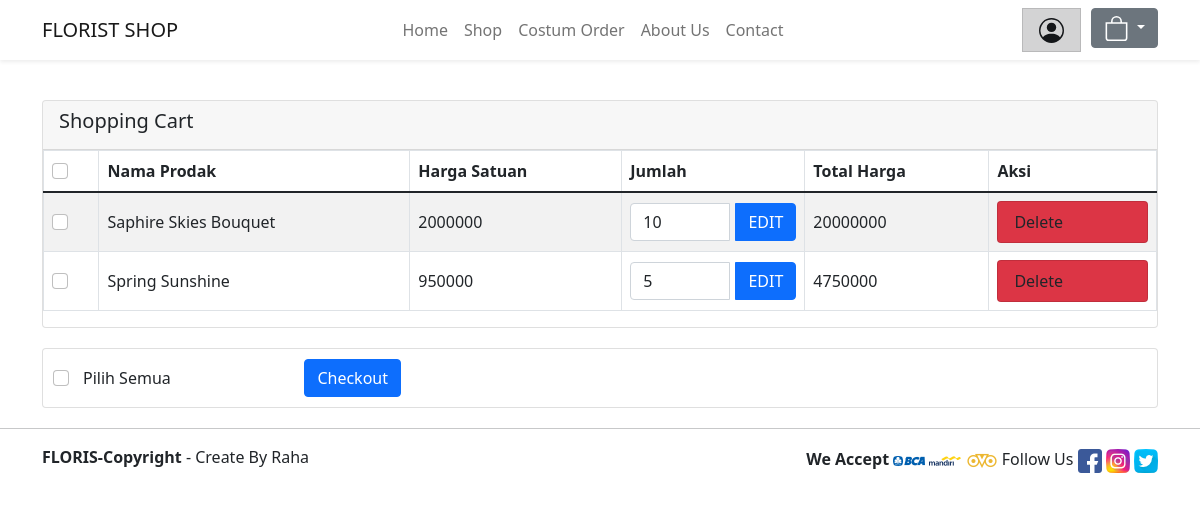
The app's page /cart.php (signed in) with its own data.
### tables this page shows
CREATE TABLE `cart` (
  `id_cart` int(11) NOT NULL,
  `id_user` varchar(20) DEFAULT NULL,
  `id_bunga` varchar(20) DEFAULT NULL,
  `gb_bunga` varchar(255) DEFAULT NULL,
  `jumlah` int(11) DEFAULT NULL,
  `harga_cart` int(11) DEFAULT NULL COMMENT 'Total Harga cart'
);

CREATE TABLE `prodak_bunga` (
  `id_bunga` varchar(20) NOT NULL,
  `id_kategori` varchar(20) NOT NULL,
  `nama_bunga` varchar(255) NOT NULL,
  `harga` int(11) NOT NULL,
  `stok` int(11) NOT NULL,
  `gb_bunga` varchar(200) DEFAULT NULL,
  `created_at` datetime NOT NULL,
  `deskripsi` text NOT NULL
);

### koneksi.php (called while the page is built, shortened)
<?php
$conn = mysqli_connect("localhost", "root", "", "florist");
function query($query)
{
  global $conn;
  $result = mysqli_query($conn, $query);
  $rows = [];
  while ($row = mysqli_fetch_array($result)) {
    $rows[] = $row;
  }
  return $rows;
}

### cart.php (the view, shortened to what this page needs)
<?php
require 'koneksi.php';
$id_user =  $_SESSION['id_user'];
$menu = query("SELECT * FROM cart INNER JOIN prodak_bunga ON cart.id_bunga = prodak_bunga.id_bunga WHERE id_user='$id_user'");
?>
<!doctype html>
<html lang="en">
<head>
  <link href="https://cdn.jsdelivr.net/npm/bootstrap@5.1.3/dist/css/bootstrap.min.css" rel="stylesheet">
</head>
<body>
  <nav class="navbar navbar-expand-lg navbar-light bg-white shadow-sm fixed-top">
    <div class="container">
      <a class="navbar-brand" href="#">FLORIST SHOP </a>
      <div class="collapse navbar-collapse" id="navbarNav">
        <ul class="navbar-nav ms-auto">
          <li class="nav-item">
            <a class="nav-link" aria-current="page" href="home_user.php">Home</a>
          </li>
          <li class="nav-item">
            <a class="nav-link" href="bouquet.php">Shop</a>
          </li>
          <li class="nav-item">
            <a class="nav-link" href="custom.php">Costum Order</a>
          </li>
          <li class="nav-item">
            <a class="nav-link" href="about.php">About Us</a>
          </li>
          <li class="nav-item">
            <a class="nav-link" href="#">Contact</a>
          </li>
        </ul>
      </div>
      <div class="collapse navbar-collapse" id="navbarNav" style="margin-left: 30px;">
        <ul class="navbar-nav ms-auto">
          <li class="nav-item">
            <a href="" class="list-group-item list-group-item-action list-group-item-dark">
            </a>
          </li>
          <li class="nav-item active" style="margin-left: 10px;">
            <div class="dropdown">
              <button class="btn btn-secondary dropdown-toggle" type="button" id="dropdownMenuButton1" data-bs-toggle="dropdown" aria-expanded="false">
                <svg xmlns="http://www.w3.org/2000/svg" width="25" height="25" fill="currentColor" class="bi bi-bag" viewBox="0 0 16 16">
                  <path d="M8 1a2.5 2.5 0 0 1 2.5 2.5V4h-5v-.5A2.5 2.5 0 0 1 8 1zm3.5 3v-.5a3.5 3.5 0 1 0-7 0V4H1v10a2 2 0 0 0 2 2h10a2 2 0 0 0 2-2V4h-3.5zM2 5h12v9a1 1 0 0 1-1 1H3a1 1 0 0 1-1-1V5z" />
                </svg>
              </button>
            </div>
          </li>
        </ul>
      </div>
    </div>
  </nav>
  <div class="container" style="padding-top: 100px;">
    <form action="checkout.php" method="POST">
      <div class="card">
        <div class="card-header">
          <h5>Shopping Cart</h5>
        </div>
        <table class="table table-striped table-bordered">
          <thead class="align-middle">
            <tr>
              <th scope="col">
                <input class="form-check-input" type="checkbox" id="checkbox0" onchange="checkAll(this)">
              </th>
              <th scope="col">Nama Prodak</th>
              <th scope="col">Harga Satuan</th>
              <th scope="col">Jumlah</th>
              <th scope="col">Total Harga</th>
              <th scope="col">Aksi</th>
            </tr>
          </thead>
          <?php foreach ($menu as $row) { ?>
            <tr class="align-middle">
              <td>
                <input class="form-check-input" type="checkbox" name="checkbox[]" value="<?= $row["id_cart"]; ?>">
              </td>
              <td><?= $row["nama_bunga"]; ?></td>
              <td><?= $row["harga"]; ?></td>
              <td>
                <form action="edit.php" method="GET">
                  <div class="input-group">
                    <input class="form-control input-number" type="number" name="new_jumlah" value="<?= $row["jumlah"]; ?>" min="0" max="<?= $row["stok"]; ?>" style="width: 5px;">
                    <button class="btn btn-primary" name="edit" value="<?= $row["id_cart"]; ?>" style="margin-left: 5px;">EDIT</button>
                  </div>
                </form>
              </td>
              <td><?= $row["harga_cart"]; ?></td>
              <td>
                <div class="col">
                  <div class="list-group" id="list-tab" role="tablist">
                    <a class="list-group-item bg-danger" onclick="return confirm('Apakah anda yakin ingin menghapus pesanan ini ?')" href="koneksihapus.php?action=hapus&id_cart=<?= $row["id_cart"]; ?>">
                      Delete
                    </a>
                  </div>
                </div>
              </td>
            </tr>
          <?php }; ?>
        </table>
      </div>
      <div class="card tbbwh">
        <div class="row row-cols-lg-5 g-2 align-items-center">
          <div class="col" style="width: 30px;">
            <input class="form-check-input" type="checkbox" id="checkbox0" onchange="checkAll(this)">
          </div>
          <div class="col-8">Pilih Semua</div>
          <div>
            <button type="submit" class="btn btn-primary" name="checkout">Checkout</button>
          </div>
        </div>
      </div>
    </form>
  </div>
  <hr class="footer">
  <div class="container">
    <div class="row footer-body">
      <div class="col-md-6">
        <div class="copyright">
          <strong>FLORIS-Copyright</strong> <i class="far fa-copyright"></i>- Create By Raha</p>
        </div>
      </div>
      <div class="col-md-6 d-flex justify-content-end">
        <div class="icon-contact">
          <strong><label class="font-weight-bold">We Accept </label></strong>
          <a href="#"><img src="img/icon/bca.png" class="" data-toggle="tooltip" title="bca"></a>
          <a href="#"><img src="img/icon/mandiri.png" class="" data-toggle="tooltip" title="MandiriBank"></a>
          <a href="#"><img src="img/icon/ovo.png" class="" data-toggle="tooltip" title="ovopayment"></a>
          <label class="font-weight-bold">Follow Us </label>
          <a href="#"><img src="img/icon/fb.png" class="" data-toggle="tooltip" title="Facebook"></a>
          <a href="#"><img src="img/icon/ig.png" class="" data-toggle="tooltip" title="Instagram"></a>
          <a href="#"><img src="img/icon/twitter.png" class="" data-toggle="tooltip" title="Twitter"></a>
        </div>
      </div>
    </div>
  </div>
</body>
</html>

### cart.php (style rules this page uses)
body { background-color: white; }
.tbbwh { padding: 10px 5px 10px 10px; margin-top: 20px; margin-bottom: 20px; }

### records on screen
cart: id_bunga.nama_bunga "Saphire Skies Bouquet", id_bunga.harga "2000000", new_jumlah "10", $row["id_cart"] 6 (drawn), harga_cart "20000000"
cart: id_bunga.nama_bunga "Spring Sunshine", id_bunga.harga "950000", new_jumlah "5", $row["id_cart"] 15 (drawn), harga_cart "4750000"
